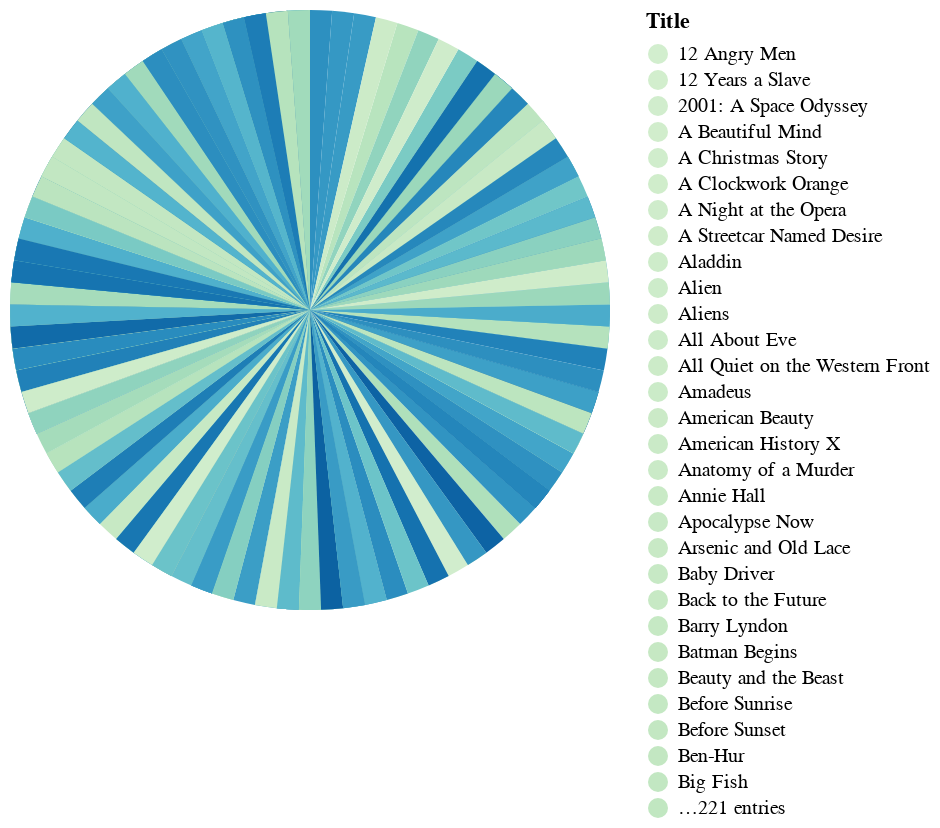

Write notebook code for a chart like this one.
### Code cell
# Pie chart for all top 250 imdb
alt.Chart(imdb1).mark_arc().encode(
    theta = alt.Theta(field='Year'),
    color = alt.Color('Title', scale=alt.Scale(scheme='greenblue')),
    tooltip = ['Title','Year','Runtime','Genre','imdbRating'])

### Figure 1 — Vega-Lite specification as saved in the notebook (floating-point values rounded to 4 significant figures; data arrays with more than 128 entries replaced by an {"elided": "..."} marker saying what was removed)
{"data": {"name": "data-80f62abec46780fe40adae9a9e6cb1d9"}, "mark": "arc", "encoding": {"color": {"field": "Title", "scale": {"scheme": "greenblue"}, "type": "nominal"}, "theta": {"field": "Year"}, "tooltip": [{"field": "Title", "type": "nominal"}, {"field": "Year", "type": "quantitative"}, {"field": "Runtime", "type": "nominal"}, {"field": "Genre", "type": "nominal"}, {"field": "imdbRating", "type": "quantitative"}]}, "$schema": "https://vega.github.io/schema/vega-lite/v4.17.0.json", "datasets": {"data-80f62abec46780fe40adae9a9e6cb1d9": {"elided": "250 records"}}}
